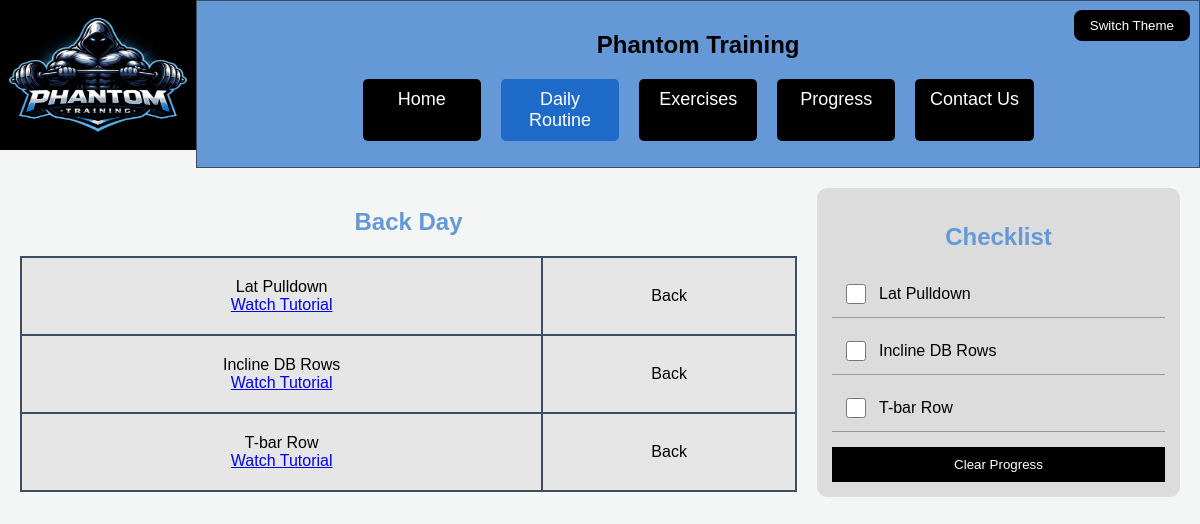
The app's page /prototype/dailyroutine.php with its own data.
### tables this page shows
CREATE TABLE "Exercises"  
( 
	Exercise VARCHAR(30) NOT NULL, 
	MuscleGroup VARCHAR(10) NOT NULL, 
	TutorialVideo VARCHAR(100) NOT NULL 
);

### prototype/dailyroutine.php (the view, shortened to what this page needs)
<!doctype html>
<?php
$db = new PDO("sqlite:workouts.db");
$groups = ["Chest", "Back", "Legs", "Shoulders", "Arms", "Abs"];
$dayIndex = date("w");
$selectedGroup = $groups[$dayIndex % count($groups)];
$stmt = $db->prepare("
    SELECT * FROM Exercises
    WHERE MuscleGroup = :group
    ORDER BY RANDOM()
    LIMIT 5
");
$stmt->execute(['group' => $selectedGroup]);
$exercises = $stmt->fetchAll(PDO::FETCH_ASSOC);
?>
<html lang="en">
<head>
  <link rel="stylesheet" href="homepage.css">
  <link rel="stylesheet" href="dailyroutine.css">
</head>
<body>
  <header>
        <nav>
          <div id="logo-container">
            <a href="homepage.php">
              <img src="logo.jpeg" alt="Phantom Training Logo" id="logo" />
            </a>
          </div>
          <div id="nav-container">
            <div id="nav-header">
              <h2>Phantom Training</h2>
            </div>
            <ul id="nav-bar">
              <li class="page-link">
                <a href="homepage.php">Home</a>
              </li>
              <li class="page-link" id="current-page">
                <a href="dailyroutine.php">Daily Routine</a>
              </li>
              <li class="page-link">
                <a href="workouts.php">Exercises</a>
              </li>
              <li class="page-link">
                <a href="progress.html">Progress</a>
              </li>
              <li class="page-link">
                <a href="contact_us.html">Contact Us</a>
              </li>
            </ul>
          </div>
        </nav>
        <button id="themeToggle" aria-label="Toggle dark and light theme">Switch Theme</button>
      </header>
<main>
<div class="routine-container">
  <div class="routine-main">
    <h2><?php echo $selectedGroup; ?> Day</h2>
    <table>
      <?php foreach($exercises as $index => $exercise): ?>
        <tr id="row<?php echo $index; ?>">
          <td>
            <?php echo $exercise['Exercise']; ?><br>
            <a href="<?php echo $exercise['TutorialVideo']; ?>" target="_blank">
              Watch Tutorial
            </a>
          </td>
          <td><?php echo $exercise['MuscleGroup']; ?></td>
        </tr>
      <?php endforeach; ?>
    </table>
  </div>
  <div class="routine-sidebar">
    <h2>Checklist</h2>
    <div class="checklist">
      <?php foreach($exercises as $index => $exercise): ?>
        <label>
          <input type="checkbox" data-index="<?php echo $index; ?>">
          <?php echo $exercise['Exercise']; ?>
        </label>
      <?php endforeach; ?>
    </div>
    <button onclick="clearProgress()">Clear Progress</button>
  </div>
</div>
</main>
</body>
</html>

### prototype/homepage.css (style rules this page uses)
body { font-family: "Montserrat", sans-serif; font-style: normal; font-weight: 400; margin: 0; background-color: #f4f5f5; transition: background-color 0.3s ease, color 0.3s ease; }
nav { width: 100%; display: flex; }
#logo-container { width: 20%; height: 150px; }
#logo-container a img { height: 100%; width: 100%; }
#nav-container { text-align: center; background-color: #6498d7; border: 1px solid #3e4e62; padding: 10px; width: 100%; }
#nav-bar { display: flex; justify-content: center; margin-top: 20px; width: 100%; gap: 20px; list-style: none; padding: 0; }
.page-link { background-color: black; border-radius: 5px; width: 10%; padding: 10px; transition: background-color 0.2s ease; }
.page-link a { display: block; color: white; text-decoration: none; font-size: 18px; }
#current-page { background-color: #1e6ac8; }
#themeToggle { position: absolute; top: 10px; right: 10px; padding: 8px 16px; border-radius: 8px; border: none; cursor: pointer; background-color: black; color: white; }

### prototype/dailyroutine.css (style rules this page uses)
.routine-container { display: flex; gap: 20px; padding: 20px; }
.routine-main { width: 70%; }
.routine-main h2 { text-align: center; color: #6498d7; }
.routine-main table { width: 100%; border-collapse: collapse; background-color: #e6e6e6; }
.routine-main td { border: 2px solid #3e4e62; padding: 20px; text-align: center; font-family: "Montserrat", sans-serif; }
.routine-sidebar { width: 30%; background-color: #dcdcdc; padding: 15px; border-radius: 10px; }
.routine-sidebar h2 { text-align: center; color: #6498d7; }
.checklist { display: flex; flex-direction: column; gap: 10px; }
.checklist label { display: flex; align-items: center; gap: 10px; padding: 10px; border-bottom: 1px solid #999; }
.checklist input { width: 20px; height: 20px; }
.routine-sidebar button { margin-top: 15px; width: 100%; padding: 10px; background-color: black; color: white; border: none; cursor: pointer; }

### records on screen
exercises: Exercise "Lat Pulldown", MuscleGroup "Back"
exercises: Exercise "Incline DB Rows", MuscleGroup "Back"
exercises: Exercise "T-bar Row", MuscleGroup "Back"

### other values on screen
$selectedGroup "Back"
